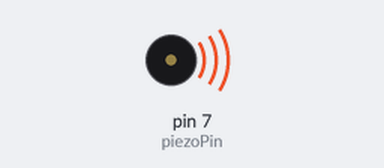
Bench run of a sketch on a simulated Arduino Uno, built with avr-gcc and run on an emulated ATmega328P. Shown: buzzer (waves = sounding).

Above: at 1.0 s.
Timing chart, 0 to 14.5 s (numbered marks = the images above):
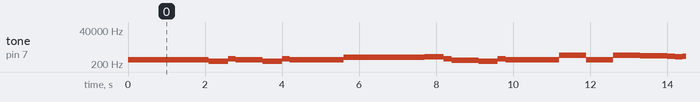

The sketch:

Imperial.ino
```cpp
#include <RCSwitch.h>
const byte piezoPin = 7;
const byte COUNT_NOTES = 39;
RCSwitch mySwitch = RCSwitch();

// частоты нот
int tones[COUNT_NOTES] = {
  392, 392, 392, 311, 466, 392, 311, 466, 392,
  587, 587, 587, 622, 466, 369, 311, 466, 392,
  784, 392, 392, 784, 739, 698, 659, 622, 659,
  415, 554, 523, 493, 466, 440, 466,
  311, 369, 311, 466, 392
};

// длительности нот
int durations[COUNT_NOTES] = {
  350, 350, 350, 250, 100, 350, 250, 100, 700,
  350, 350, 350, 250, 100, 350, 250, 100, 700,
  350, 250, 100, 350, 250, 100, 100, 100, 450,
  150, 350, 250, 100, 100, 100, 450,
  150, 350, 250, 100, 750
};

void setup() {
  pinMode(piezoPin, OUTPUT); // настраиваем вывод 2 на выход
  mySwitch.enableReceive(1); // Receiver on interrupt 0 => подключен к пину 2
}

void loop() {
if (mySwitch.available()) {}
if ((mySwitch.getReceivedValue()== 10437378) || (mySwitch.getReceivedValue()== 16736113))// remote control button| "B"
{}
  for (int i = 0; i <= COUNT_NOTES; i++) {
    tone(piezoPin, tones[i], durations[i] * 2);
    delay(durations[i] * 2);
    noTone(piezoPin);
}
mySwitch.resetAvailable();
//}
 // }
}
```

Measured:
- by itself, tone on pin 7 (piezoPin): plays 392 Hz for 2.1 s, 311 Hz for 0.50 s, 466 Hz for 0.20 s, 392 Hz for 0.70 s, 311 Hz for 0.50 s, 466 Hz for 0.20 s … (205 notes in this stretch)
